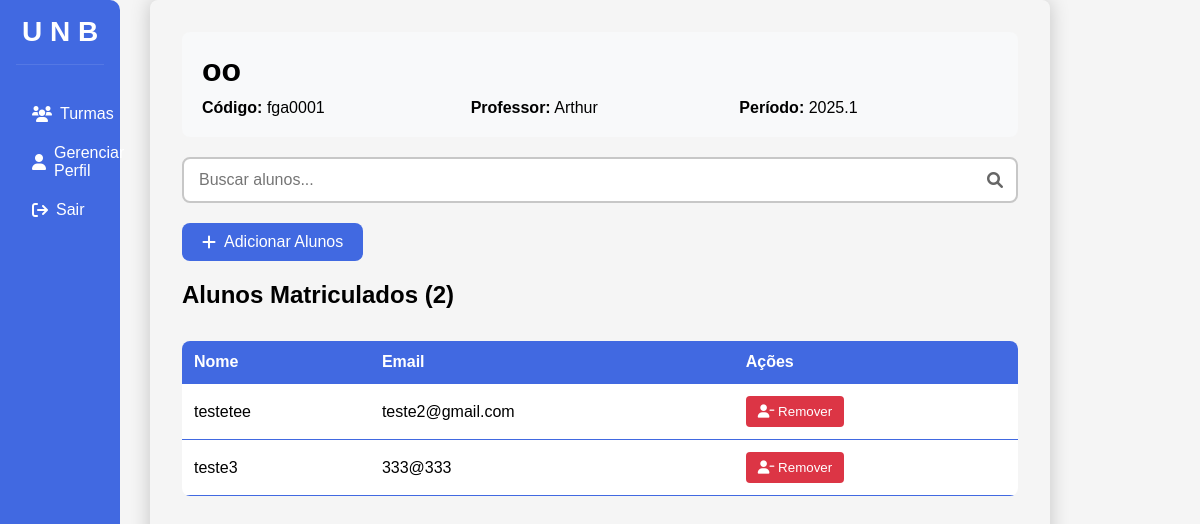
Page /professor/visualizar_turmas/alunos/fga0001 (signed in) on the earlier database version.
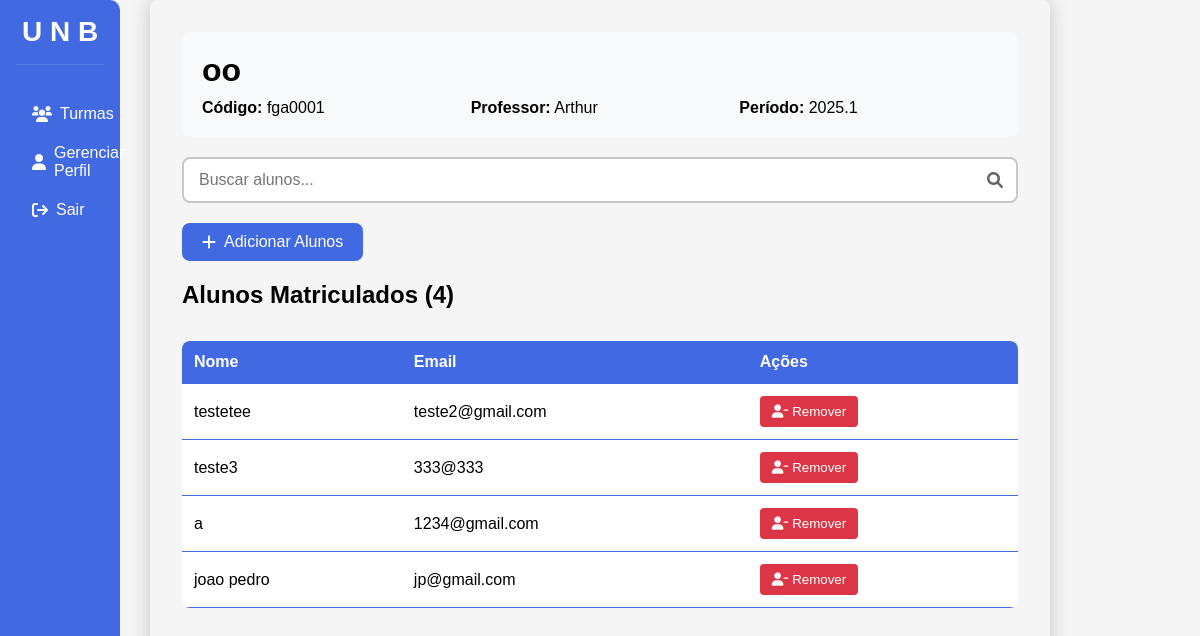
Same page on the later database version.
### app.py (models this page shows, shortened)
class User(db.Model):
    email = db.Column(db.String(150), unique=True, nullable=False, primary_key=True)
    nome = db.Column(db.String(150), nullable=False)
    cargo = db.Column(db.String(50), nullable=False)
    senha = db.Column(db.String(150), nullable=False)

### app.py (the view)
@app.route('/professor/visualizar_turmas/alunos/<codigo>', methods=['GET'])
def visualizar_alunos_prof(codigo):
    turma = Turma.query.get_or_404(codigo)
    alunos = turma.alunos
    return render_template('professor/visualizar_alunos_prof.html',
                         turma=turma,
                         alunos=alunos)

### templates/professor/visualizar_alunos_prof.html (shortened to what this page needs)
<!DOCTYPE html>
<html lang="pt-BR">
<head>
    <link rel="stylesheet" href="{{ url_for('static', filename='css/professor/visualizar_alunos_prof.css') }}">
    <link rel="stylesheet" href="https://cdnjs.cloudflare.com/ajax/libs/font-awesome/6.0.0-beta3/css/all.min.css">
</head>
<body>
    <div class="navbar">
        <h2>U N B</h2>
        <ul>
            <li><a href="{{ url_for('visualizar_turmas') }}"><i class="fas fa-users"></i>Turmas</a></li>
            <li><a href="{{ url_for('gerenciar_perfil', email=session['email'])}}"><i class="fa-solid fa-user"></i>Gerenciar Perfil</a></li>
            <li><a href="{{ url_for('logout') }}"><i class="fa-solid fa-arrow-right-from-bracket"></i> Sair</a></li>
        </ul>
    </div>
    <div class="container">
        <div class="turma-info">
            <h1>{{ turma.nome }}</h1>
            <div class="info-detalhes">
                <p><strong>Código:</strong> {{ turma.codigo_disciplina }}</p>
                <p><strong>Professor:</strong> {{ turma.professor.nome }}</p>
                <p><strong>Período:</strong> {{ turma.ano }}.{{ turma.semestre }}</p>
            </div>
        </div>
        <div class="search-box">
            <input type="text" id="searchInput" placeholder="Buscar alunos...">
            <i class="fas fa-search"></i>
        </div>
        <div class="header-actions">
            <a href="{{ url_for('gerenciamento_aluno_prof', codigo=turma.codigo_disciplina) }}" class="add-btn">
                <i class="fas fa-plus"></i>
                Adicionar Alunos
            </a>
        </div>
        <div class="alunos-container">
            <h2>Alunos Matriculados ({{ alunos|length }})</h2>
            {% if alunos %}
            <table class="alunos-table">
                <thead>
                    <tr>
                        <th>Nome</th>
                        <th>Email</th>
                        <th>Ações</th>
                    </tr>
                </thead>
                <tbody>
                    {% for aluno in alunos %}
                    <tr class="aluno-item">
                        <td>{{ aluno.nome }}</td>
                        <td>{{ aluno.email }}</td>
                        <td>
                            <button class="remove-btn">
                                <i class="fas fa-user-minus"></i> Remover
                            </button>
                        </td>
                    </tr>
                    {% endfor %}
                </tbody>
            </table>
            {% else %}
            <p class="no-alunos">Nenhum aluno matriculado nesta turma.</p>
            {% endif %}
        </div>
    </div>
</body>
</html>

Differences in the rows shown:
now on this page (row unchanged): User: nome "a", email "1234@gmail.com"
added User: nome "joao pedro", email "jp@gmail.com"
Other differences:
{{ alunos|length }}: "2" → "4"
